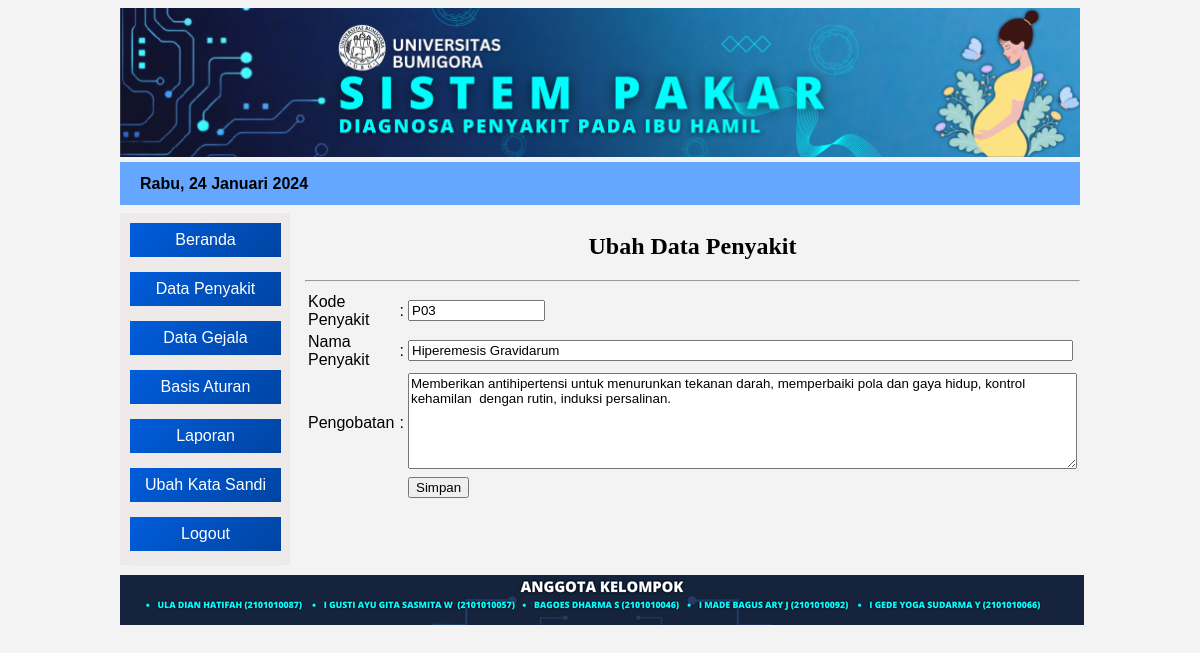
Screenshot of /admin/index.php?open=Penyakit-Edit&kode=P03 (signed in) with the database file from the repository.
### tables this page shows
CREATE TABLE `tblpenyakit` (
  `kd_penyakit` varchar(20) NOT NULL,
  `nm_penyakit` varchar(40) NOT NULL,
  `nl_penyakit` float NOT NULL,
  `pengobatan` text NOT NULL
);

### admin/penyakit_edit.php (the view, shortened to what this page needs)
<center><h2> Ubah Data Penyakit </h2></center> <hr>
<?php
 include "../lib/koneksi.php";
 ?>
<?php
 $kdpenyakit=$_GET['kode'];
 $data = mysqli_query($konek, "select * from tblpenyakit where kd_penyakit='$kdpenyakit'");
 $hasil = mysqli_fetch_array($data);
 ?>
  <form method="POST" >
    <table >
       <tr>
       	  <td>Kode Penyakit </td>
          <td>:</td>
       	  <td><input type="text" name="kd_penyakit" size="14" value="<?php echo $hasil['kd_penyakit'] ;?>" readonly="readonly"/></td>
       </tr>
       <tr>
       	 <td>Nama Penyakit</td>
         <td>:</td>
       	 <td><input type="text" name="nm_penyakit" size="80" maxlength="30" value="<?php echo $hasil['nm_penyakit'] ;?>" autofocus>
       	 </td>
       </tr>
       <tr>
         <td>Pengobatan</td>
         <td>:</td>
         <td><textarea cols="81" rows="6" name="pengobatan"><?php echo $hasil['pengobatan']; ?></textarea></td>
       </tr>
       <tr>
       	  <td>&nbsp;</td>
          <td>&nbsp;</td>
       	  <td><input type="submit" name="btnsimpan" value="Simpan"></td>
       </tr>
    </table>
 </form>

### css/desig1.css (style rules this page uses)
* { font-family: Arial, tahoma, sans-serif; }
body { background-color: #f3f3f3; }
#isi h2 { font-family: tahoma, "Times New Roman", "Maiandra GD", sans-serif; }

### rows the page displays
tblpenyakit: kd_penyakit "P03", nm_penyakit "Hiperemesis Gravidarum", pengobatan "Memberikan antihipertensi untuk menurunkan tekanan darah, memperbaiki pola dan gaya hidup, kontrol kehamilan dengan rutin, induksi persalinan."

### other values shown
$namabln "Rabu"
$tgl "24"
$namabulan "Januari"
$thn "2024"
